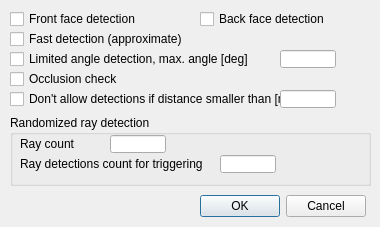
<?xml version="1.0" encoding="UTF-8"?>
<ui version="4.0">
 <class>CQDlgProxSensDetectionParam</class>
 <widget class="QDialog" name="CQDlgProxSensDetectionParam">
  <property name="geometry">
   <rect>
    <x>0</x>
    <y>0</y>
    <width>380</width>
    <height>227</height>
   </rect>
  </property>
  <property name="windowTitle">
   <string>Detection Parameters</string>
  </property>
  <property name="locale">
   <locale language="English" country="UnitedStates"/>
  </property>
  <widget class="QCheckBox" name="qqMinDistEnabled">
   <property name="geometry">
    <rect>
     <x>10</x>
     <y>90</y>
     <width>271</width>
     <height>18</height>
    </rect>
   </property>
   <property name="focusPolicy">
    <enum>Qt::StrongFocus</enum>
   </property>
   <property name="text">
    <string>Don't allow detections if distance smaller than [m]</string>
   </property>
  </widget>
  <widget class="QCheckBox" name="qqLimitedAngle">
   <property name="geometry">
    <rect>
     <x>10</x>
     <y>50</y>
     <width>271</width>
     <height>18</height>
    </rect>
   </property>
   <property name="focusPolicy">
    <enum>Qt::StrongFocus</enum>
   </property>
   <property name="text">
    <string>Limited angle detection, max. angle [deg]</string>
   </property>
  </widget>
  <widget class="QCheckBox" name="qqBackFace">
   <property name="geometry">
    <rect>
     <x>200</x>
     <y>10</y>
     <width>171</width>
     <height>18</height>
    </rect>
   </property>
   <property name="focusPolicy">
    <enum>Qt::StrongFocus</enum>
   </property>
   <property name="text">
    <string>Back face detection</string>
   </property>
  </widget>
  <widget class="QCheckBox" name="qqOcclusionCheck">
   <property name="geometry">
    <rect>
     <x>10</x>
     <y>70</y>
     <width>141</width>
     <height>18</height>
    </rect>
   </property>
   <property name="focusPolicy">
    <enum>Qt::StrongFocus</enum>
   </property>
   <property name="text">
    <string>Occlusion check</string>
   </property>
  </widget>
  <widget class="QCheckBox" name="qqFrontFace">
   <property name="geometry">
    <rect>
     <x>10</x>
     <y>10</y>
     <width>181</width>
     <height>18</height>
    </rect>
   </property>
   <property name="focusPolicy">
    <enum>Qt::StrongFocus</enum>
   </property>
   <property name="text">
    <string>Front face detection</string>
   </property>
  </widget>
  <widget class="QCheckBox" name="qqFast">
   <property name="geometry">
    <rect>
     <x>10</x>
     <y>30</y>
     <width>231</width>
     <height>18</height>
    </rect>
   </property>
   <property name="focusPolicy">
    <enum>Qt::StrongFocus</enum>
   </property>
   <property name="text">
    <string>Fast detection (approximate)</string>
   </property>
  </widget>
  <widget class="QLineEdit" name="qqAngle">
   <property name="geometry">
    <rect>
     <x>280</x>
     <y>50</y>
     <width>56</width>
     <height>18</height>
    </rect>
   </property>
  </widget>
  <widget class="QLineEdit" name="qqMinDist">
   <property name="geometry">
    <rect>
     <x>280</x>
     <y>90</y>
     <width>56</width>
     <height>18</height>
    </rect>
   </property>
  </widget>
  <widget class="QGroupBox" name="aaaaa">
   <property name="geometry">
    <rect>
     <x>10</x>
     <y>115</y>
     <width>361</width>
     <height>71</height>
    </rect>
   </property>
   <property name="title">
    <string>Randomized ray detection</string>
   </property>
   <property name="flat">
    <bool>false</bool>
   </property>
   <property name="checkable">
    <bool>false</bool>
   </property>
   <widget class="QLabel" name="label">
    <property name="geometry">
     <rect>
      <x>10</x>
      <y>20</y>
      <width>91</width>
      <height>18</height>
     </rect>
    </property>
    <property name="text">
     <string>Ray count</string>
    </property>
   </widget>
   <widget class="QLineEdit" name="qqRayCount">
    <property name="geometry">
     <rect>
      <x>100</x>
      <y>20</y>
      <width>56</width>
      <height>18</height>
     </rect>
    </property>
   </widget>
   <widget class="QLabel" name="label_3">
    <property name="geometry">
     <rect>
      <x>10</x>
      <y>40</y>
      <width>201</width>
      <height>18</height>
     </rect>
    </property>
    <property name="text">
     <string>Ray detections count for triggering</string>
    </property>
   </widget>
   <widget class="QLineEdit" name="qqRandomizedDetectionCount">
    <property name="geometry">
     <rect>
      <x>210</x>
      <y>40</y>
      <width>56</width>
      <height>18</height>
     </rect>
    </property>
   </widget>
  </widget>
  <widget class="QDialogButtonBox" name="qqOkCancel">
   <property name="geometry">
    <rect>
     <x>15</x>
     <y>190</y>
     <width>351</width>
     <height>32</height>
    </rect>
   </property>
   <property name="standardButtons">
    <set>QDialogButtonBox::Cancel|QDialogButtonBox::Ok</set>
   </property>
  </widget>
 </widget>
 <resources/>
 <connections/>
</ui>
